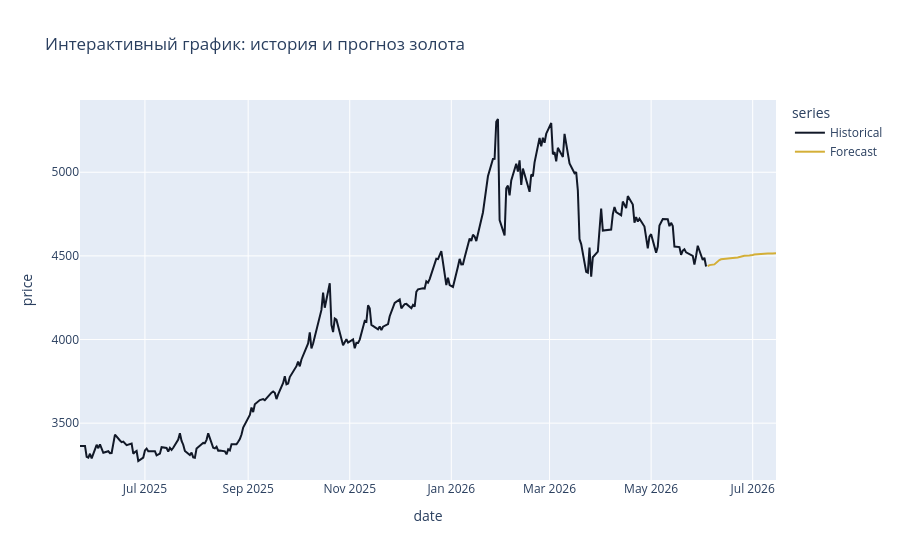

The notebook cell saved with this chart:
### Code cell
historical_tail = market_data[["gold_close"]].tail(260).reset_index()
historical_tail["series"] = "Historical"
historical_tail = historical_tail.rename(columns={"gold_close": "price"})

forecast_plot = forecast_30_days.rename(columns={"predicted_gold_price": "price"}).copy()
forecast_plot["series"] = "Forecast"

combined_plot = pd.concat([
    historical_tail[["date", "price", "series"]],
    forecast_plot[["date", "price", "series"]],
], ignore_index=True)

plt.figure(figsize=(14, 6))
sns.lineplot(data=combined_plot, x="date", y="price", hue="series", palette={"Historical": "#111827", "Forecast": "#d4af37"}, linewidth=2.2)
plt.axvline(market_data.index.max(), color="#6b7280", linestyle="--", linewidth=1.3, label="Forecast start")
plt.title("Историческая цена золота и прогноз на 30 торговых дней")
plt.xlabel("Дата")
plt.ylabel("Цена золота, USD")
plt.legend()
save_current_figure(IMAGES_DIR / "forecast_30_days.png")

fig = px.line(
    combined_plot,
    x="date",
    y="price",
    color="series",
    title="Интерактивный график: история и прогноз золота",
    color_discrete_map={"Historical": "#111827", "Forecast": "#d4af37"},
)
fig.show()

### Figure 1 — Plotly figure (JSON) as saved in the notebook; plotly's stock layout.template omitted (floating-point values rounded to 4 significant figures; data arrays with more than 128 entries replaced by an {"elided": "..."} marker saying what was removed)
{"data": [{"hovertemplate": "series=Historical<br>date=%{x}<br>price=%{y}<extra></extra>", "legendgroup": "Historical", "line": {"color": "#111827", "dash": "solid"}, "marker": {"symbol": "circle"}, "mode": "lines", "name": "Historical", "orientation": "v", "showlegend": true, "type": "scatter", "x": {"elided": "260 str values"}, "xaxis": "x", "y": {"elided": "260 float values"}, "yaxis": "y"}, {"hovertemplate": "series=Forecast<br>date=%{x}<br>price=%{y}<extra></extra>", "legendgroup": "Forecast", "line": {"color": "#d4af37", "dash": "solid"}, "marker": {"symbol": "circle"}, "mode": "lines", "name": "Forecast", "orientation": "v", "showlegend": true, "type": "scatter", "x": ["2026-06-04T00:00:00", "2026-06-05T00:00:00", "2026-06-08T00:00:00", "2026-06-09T00:00:00", "2026-06-10T00:00:00", "2026-06-11T00:00:00", "2026-06-12T00:00:00", "2026-06-15T00:00:00", "2026-06-16T00:00:00", "2026-06-17T00:00:00", "2026-06-18T00:00:00", "2026-06-19T00:00:00", "2026-06-22T00:00:00", "2026-06-23T00:00:00", "2026-06-24T00:00:00", "2026-06-25T00:00:00", "2026-06-26T00:00:00", "2026-06-29T00:00:00", "2026-06-30T00:00:00", "2026-07-01T00:00:00", "2026-07-02T00:00:00", "2026-07-03T00:00:00", "2026-07-06T00:00:00", "2026-07-07T00:00:00", "2026-07-08T00:00:00", "2026-07-09T00:00:00", "2026-07-10T00:00:00", "2026-07-13T00:00:00", "2026-07-14T00:00:00", "2026-07-15T00:00:00"], "xaxis": "x", "y": [4438.0, 4445.0, 4449.0, 4458.0, 4470.0, 4475.0, 4480.0, 4481.0, 4483.0, 4485.0, 4486.0, 4487.0, 4491.0, 4493.0, 4496.0, 4499.0, 4501.0, 4502.0, 4502.0, 4506.0, 4509.0, 4510.0, 4511.0, 4512.0, 4512.0, 4513.0, 4514.0, 4515.0, 4515.0, 4516.0], "yaxis": "y"}], "layout": {"legend": {"title": {"text": "series"}, "tracegroupgap": 0}, "title": {"text": "Интерактивный график: история и прогноз золота"}, "xaxis": {"anchor": "y", "domain": [0.0, 1.0], "title": {"text": "date"}}, "yaxis": {"anchor": "x", "domain": [0.0, 1.0], "title": {"text": "price"}}}}
